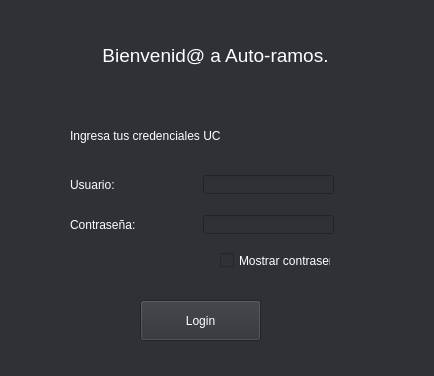
<?xml version="1.0" encoding="UTF-8"?>
<ui version="4.0">
 <class>MainWindow</class>
 <widget class="QMainWindow" name="MainWindow">
  <property name="geometry">
   <rect>
    <x>0</x>
    <y>0</y>
    <width>434</width>
    <height>376</height>
   </rect>
  </property>
  <property name="windowTitle">
   <string>MainWindow</string>
  </property>
  <property name="styleSheet">
   <string notr="true">background-color: rgb(47, 49, 54);</string>
  </property>
  <widget class="QWidget" name="centralwidget">
   <widget class="QWidget" name="verticalLayoutWidget">
    <property name="geometry">
     <rect>
      <x>70</x>
      <y>160</y>
      <width>264</width>
      <height>91</height>
     </rect>
    </property>
    <layout class="QVBoxLayout" name="verticalLayout">
     <item>
      <layout class="QHBoxLayout" name="horizontalLayout">
       <item>
        <widget class="QLabel" name="label">
         <property name="styleSheet">
          <string notr="true">font: 14pt &quot;MS Shell Dlg 2&quot;;
color: rgb(255, 255, 255);</string>
         </property>
         <property name="text">
          <string>Usuario:</string>
         </property>
        </widget>
       </item>
       <item>
        <widget class="QLineEdit" name="lineEdit">
         <property name="minimumSize">
          <size>
           <width>131</width>
           <height>19</height>
          </size>
         </property>
         <property name="maximumSize">
          <size>
           <width>131</width>
           <height>19</height>
          </size>
         </property>
         <property name="styleSheet">
          <string notr="true">color: rgb(255, 255, 255);</string>
         </property>
        </widget>
       </item>
      </layout>
     </item>
     <item>
      <layout class="QHBoxLayout" name="horizontalLayout_2">
       <item>
        <widget class="QLabel" name="label_2">
         <property name="styleSheet">
          <string notr="true">font: 14pt &quot;MS Shell Dlg 2&quot;;
color: rgb(255, 255, 255);</string>
         </property>
         <property name="text">
          <string>Contraseña:</string>
         </property>
        </widget>
       </item>
       <item>
        <widget class="QLineEdit" name="password_box">
         <property name="minimumSize">
          <size>
           <width>131</width>
           <height>19</height>
          </size>
         </property>
         <property name="maximumSize">
          <size>
           <width>131</width>
           <height>19</height>
          </size>
         </property>
         <property name="styleSheet">
          <string notr="true">color: rgb(255, 255, 255);</string>
         </property>
         <property name="echoMode">
          <enum>QLineEdit::Password</enum>
         </property>
        </widget>
       </item>
      </layout>
     </item>
    </layout>
   </widget>
   <widget class="QCheckBox" name="mostrar_clave_checkbox">
    <property name="geometry">
     <rect>
      <x>220</x>
      <y>250</y>
      <width>111</width>
      <height>21</height>
     </rect>
    </property>
    <property name="styleSheet">
     <string notr="true">color: rgb(255, 255, 255);</string>
    </property>
    <property name="text">
     <string>Mostrar contraseña</string>
    </property>
   </widget>
   <widget class="QPushButton" name="login_button">
    <property name="geometry">
     <rect>
      <x>140</x>
      <y>300</y>
      <width>121</width>
      <height>41</height>
     </rect>
    </property>
    <property name="styleSheet">
     <string notr="true">color: rgb(255, 255, 255);</string>
    </property>
    <property name="text">
     <string>Login</string>
    </property>
   </widget>
   <widget class="QLabel" name="label_5">
    <property name="geometry">
     <rect>
      <x>0</x>
      <y>0</y>
      <width>431</width>
      <height>111</height>
     </rect>
    </property>
    <property name="styleSheet">
     <string notr="true">font: 14pt &quot;MS Shell Dlg 2&quot;;
color: rgb(255, 255, 255);</string>
    </property>
    <property name="text">
     <string>&lt;html&gt;&lt;head/&gt;&lt;body&gt;&lt;p align=&quot;center&quot;&gt;&lt;span style=&quot; font-size:14pt;&quot;&gt;Bienvenid@ a Auto-ramos.&lt;/span&gt;&lt;/p&gt;&lt;/body&gt;&lt;/html&gt;</string>
    </property>
    <property name="wordWrap">
     <bool>true</bool>
    </property>
   </widget>
   <widget class="QLabel" name="label_6">
    <property name="geometry">
     <rect>
      <x>70</x>
      <y>120</y>
      <width>351</width>
      <height>31</height>
     </rect>
    </property>
    <property name="styleSheet">
     <string notr="true">font: 8pt &quot;MS Shell Dlg 2&quot;;
color: rgb(255, 255, 255);</string>
    </property>
    <property name="text">
     <string>Ingresa tus credenciales UC</string>
    </property>
    <property name="wordWrap">
     <bool>true</bool>
    </property>
   </widget>
  </widget>
 </widget>
 <resources/>
 <connections/>
</ui>
